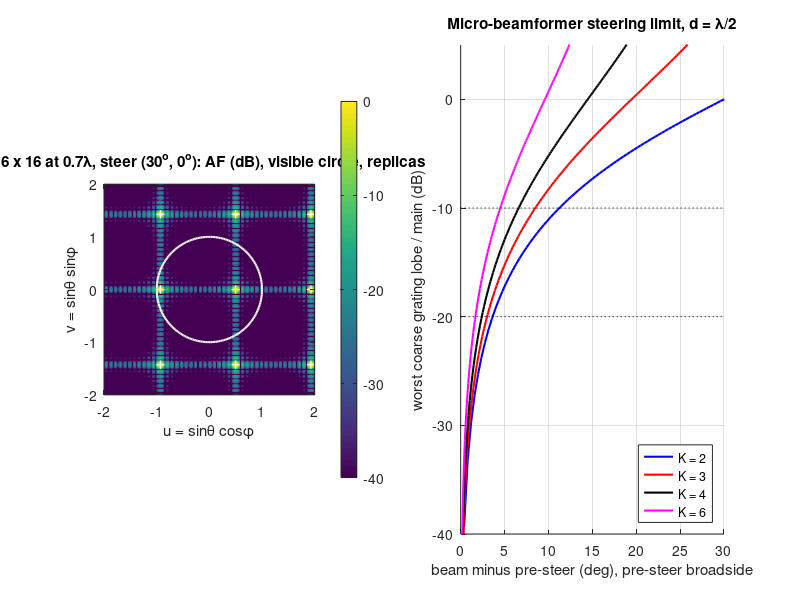

Here is the MATLAB script that generated this plot:
%% m19_matrix_gratinglobe_uv.m  --  2D grating lobes in (u, v) and the micro-beamformer steering limit
% Purpose : (1) 2D array factor of an Nx x Ny rectangular grid (pitches dx, dy) steered to (th, phi),
%           in direction-cosine space u = sin(th)cos(phi), v = sin(th)sin(phi). Replicas of the main
%           lobe sit at (u0 + m lambda/dx, v0 + n lambda/dy); only those inside the unit circle are
%           real grating lobes. Prints the visible replicas, their level with and without a soft-baffle
%           element factor, and the peak level outside the main lobe for five cases.
%           (2) Largest pitch with no grating lobe for steering anywhere in a cone sin(th) <= s:
%           square grid d < lambda/(1+s); hexagonal (triangular) grid, nearest-neighbour spacing
%           d < 2 lambda/(sqrt(3)(1+s)) (equality puts a replica on the edge of the visible circle), 13.4 % fewer elements for the same aperture.
%           (3) Micro-beamformer (K x K subarrays at pitch D = K d): closed-form ratio of the worst
%           coarse grating lobe to the main lobe, rho = sin(a)/sin(pi/K - a), a = pi d delta/lambda,
%           and the steering window around the pre-steer for a lobe limit, checked by a direct sum.
% Change  : the case list in (1), cone angles in (2), K list and lobe limits in (3).
% Expect  : (1) 0.5 lambda, (45,0) deg: no visible replica, peak -13.2 dB (main-lobe sidelobe, grid).
%           1.0 lambda, (20,0): replica at u = -0.658, 0 dB isotropic, -6.3 dB with element factor.
%           0.7 lambda, (30,0): replica at u = -0.929, 0 dB / -11.5 dB; (30,45): replicas at radius
%           1.132, outside, peak -13.2 dB. 0.5 x 0.8 lambda, (30,90): replica at v = -0.75, -5.1 dB.
%           (2) cone 30/45/60/90 deg: square 0.667/0.586/0.536/0.500 lambda, hex 0.770/0.676/0.619/0.577.
%           (3) d = lambda/2, 48 x 48: cables 576/256/144/64 for K = 2/3/4/6; lobe at 10 deg off
%           pre-steer -11.1/-8.3/-5.2/+0.7 dB; -20 dB window +-3.6/3.0/2.4/1.7 deg; -10 dB window
%           +-11.2/8.5/6.6/4.5 deg. K = 3 pre-steered to 30 deg: -20 dB beams from 26.6 to 33.5 deg.
% Base MATLAB only; runs in MATLAB R2019b+ and GNU Octave 8.  Runtime about 2 s.
clear; close all; rng(1);

% Dirichlet kernel (array factor of N points at pitch 1 in units of x = d u / lambda), safe at integers
Dn = @(x, N) (abs(sin(pi*x)) > 1e-9) .* sin(N*pi*x) ./ (N*sin(pi*x) + (abs(sin(pi*x)) <= 1e-9)) ...
           + (abs(sin(pi*x)) <= 1e-9) .* cos(N*pi*x) ./ cos(pi*x);
snc = @(x) (abs(x) > 1e-12) .* sin(pi*x) ./ (pi*x + (abs(x) <= 1e-12)) + (abs(x) <= 1e-12);
% soft-baffle rectangular element of width wx, wy (in lambda): sinc(wx u) sinc(wy v) cos(th)
EF = @(u, v, wx, wy) abs(snc(wx*u) .* snc(wy*v)) .* sqrt(max(0, 1 - u.^2 - v.^2));

%% (1) 2D array factor and grating lobes for five cases
% columns: dx/lambda, dy/lambda, th0 (deg), phi0 (deg)
cases = [0.5 0.5 45 0; 1.0 1.0 20 0; 0.7 0.7 30 0; 0.7 0.7 30 45; 0.5 0.8 30 90];
Nx = 32; Ny = 32; du = 0.0025; g = -1:du:1; [U, V] = meshgrid(g, g); vis = U.^2 + V.^2 <= 1;
fprintf('(1) %d x %d grid, uniform weights, soft-baffle element of width 0.9 pitch\n', Nx, Ny);
for c = 1:size(cases, 1)
  dx = cases(c,1); dy = cases(c,2); th = cases(c,3)*pi/180; ph = cases(c,4)*pi/180;
  u0 = sin(th)*cos(ph); v0 = sin(th)*sin(ph);
  AF = abs(Dn(dx*(U - u0), Nx) .* Dn(dy*(V - v0), Ny));
  E = EF(U, V, 0.9*dx, 0.9*dy); Em = EF(u0, v0, 0.9*dx, 0.9*dy);
  main = abs(U - u0) < 1/(Nx*dx) & abs(V - v0) < 1/(Ny*dy);       % first-null box of the main lobe
  pk_iso = 20*log10(max(AF(vis & ~main)));
  pk_ef = 20*log10(max(AF(vis & ~main) .* E(vis & ~main)) / Em);
  fprintf('  dx = %.2f, dy = %.2f lambda, steer (th, phi) = (%g, %g) deg, (u0, v0) = (%.3f, %.3f)\n', ...
          dx, dy, cases(c,3), cases(c,4), u0, v0);
  nvis = 0;
  for m = -3:3
    for n = -3:3
      if m == 0 && n == 0, continue; end
      ur = u0 + m/dx; vr = v0 + n/dy; r = hypot(ur, vr);
      if r <= 1
        nvis = nvis + 1;
        fprintf('     replica (m,n) = (%2d,%2d) at (u, v) = (%6.3f, %6.3f), |.| = %.3f: 0 dB isotropic, %6.1f dB with element factor\n', ...
                m, n, ur, vr, r, 20*log10(EF(ur, vr, 0.9*dx, 0.9*dy)/Em));
      elseif r <= 1.25
        fprintf('     replica (m,n) = (%2d,%2d) at |.| = %.3f: just outside the visible circle\n', m, n, r);
      end
    end
  end
  if nvis == 0, fprintf('     no replica inside the visible circle\n'); end
  fprintf('     peak outside main lobe: %6.1f dB isotropic, %6.1f dB with element factor\n', pk_iso, pk_ef);
end
% check the closed form against a direct phasor sum at random (u, v) for case 4
dx = 0.7; dy = 0.7; u0 = sin(pi/6)*cos(pi/4); v0 = sin(pi/6)*sin(pi/4);
[ix, iy] = meshgrid(0:Nx-1, 0:Ny-1); ix = ix(:); iy = iy(:);
up = 2*rand(50,1) - 1; vp = 2*rand(50,1) - 1;
Pd = abs(exp(1i*2*pi*(dx*(up - u0)*ix.' + dy*(vp - v0)*iy.')) * ones(Nx*Ny,1)) / (Nx*Ny);
Pc = abs(Dn(dx*(up - u0), Nx) .* Dn(dy*(vp - v0), Ny));
fprintf('  closed form vs direct %d-element sum: max error %.1e\n', Nx*Ny, max(abs(Pd - Pc)));

%% (2) Largest pitch with no grating lobe over a steering cone
fprintf('\n(2) Max pitch for no grating lobe, steering anywhere with th <= th_max\n');
fprintf('   th_max   square d/lambda   hex d/lambda (nearest neighbour)\n');
for tm = [30 45 60 90]
  s = sin(tm*pi/180);
  fprintf('   %4d     %.3f             %.3f\n', tm, 1/(1+s), 2/(sqrt(3)*(1+s)));
end
% widest cone for a given pitch: sin(th_max) = |g_min| - 1 (|g_min| = lambda/d square, 2 lambda/(sqrt(3) d) hex)
cone = @(gmin) asin(min(1, max(0, gmin - 1)))*180/pi;
fprintf('   d = 0.70 lambda: no-GL cone %.1f deg (square), %.1f deg (hex, same nearest-neighbour spacing)\n', cone(1/0.7), cone(2/(sqrt(3)*0.7)));
dh = 0.6*sqrt(2/sqrt(3));                                 % hex spacing with the element density of a 0.6 lambda square grid
fprintf('   d = 0.60 lambda square: cone %.1f deg; hex at equal density (d = %.3f lambda): cone %.1f deg\n', cone(1/0.6), dh, cone(2/(sqrt(3)*dh)));
% reciprocal lattice of the triangular grid, a1 = d(1,0), a2 = d(1/2, sqrt(3)/2), d = 1 lambda
a1 = [1 0]; a2 = [0.5 sqrt(3)/2]; B = inv([a1; a2]).';          % rows b1, b2 with a_i . b_j = delta_ij
best = inf; for m = -2:2, for n = -2:2, if m || n, best = min(best, norm(m*B(1,:) + n*B(2,:))); end, end, end
hx = [a1; a2]; pts = []; for i = -6:6, for j = -6:6, pts = [pts; i*a1 + j*a2]; end, end %#ok<AGROW>
AFhex = abs(sum(exp(1i*2*pi*(pts*B(1,:).')))) / size(pts,1);
fprintf('   triangular grid: nearest replica at %.4f lambda/d (2/sqrt(3) = %.4f); |AF| there = %.3f\n', best, 2/sqrt(3), AFhex);
fprintf('   element density hex/square at equal no-GL cone: %.3f (%.1f %% fewer)\n', sqrt(3)/2, 100*(1 - sqrt(3)/2));

%% (3) Micro-beamformer: worst coarse grating lobe vs pre-steer error, and the steering window
dl = 0.5; N = 48;                                       % element pitch d/lambda, elements per axis
rho = @(dlt, K) sin(pi*dl*dlt) ./ sin(pi/K - pi*dl*dlt); % lobe/main, delta in u units (0 <= delta < 1/(K dl))
win = @(r, K) atan(r*sin(pi/K) ./ (1 + r*cos(pi/K))) / (pi*dl);   % delta_max in u for a lobe ratio r
fprintf('\n(3) Micro-beamforming, d = lambda/2, %d x %d matrix, pre-steer broadside\n', N, N);
fprintf('   K   cables   D/lambda  coarse GL spacing   lobe at 10 deg   window -10 dB   window -20 dB\n');
u = linspace(-1, 1, 8001); Kl = [2 3 4 6];
for K = Kl
  dlt = sin(10*pi/180);
  w10 = asin(win(10^(-10/20), K))*180/pi; w20 = asin(win(10^(-20/20), K))*180/pi;
  fprintf('   %d   %4d     %.1f       %.3f             %6.1f dB        +-%.1f deg       +-%.1f deg\n', ...
          K, (N/K)^2, K*dl, 1/(K*dl), 20*log10(rho(dlt, K)), w10, w20);
end
% direct-sum check (1D cut): K = 3, pre-steer 0, beam 10 deg
K = 3; n = 0:N-1; xi = mod(n, K) - (K-1)/2; Xk = (floor(n/K) + 0.5)*K - N/2;
us = sin(10*pi/180); w = exp(-1i*2*pi*dl*Xk*us);              % fine delays: pre-steer 0 (none)
P = abs(exp(1i*2*pi*dl*u(:)*(Xk + xi)) * w(:)).'; P = P/max(P);
gl = max(P(abs(u - (us - 1/(K*dl))) < 0.05));
fprintf('   direct sum, K = 3, beam 10 deg: lobe at u = %.3f is %.2f dB (closed form %.2f dB)\n', ...
        us - 1/(K*dl), 20*log10(gl), 20*log10(rho(us, K)));
% pre-steer at 30 deg: the window is symmetric in u, not in angle
K = 3; u0 = 0.5; dm = win(0.1, K);
fprintf('   K = 3, pre-steer 30 deg, -20 dB: beams from %.1f to %.1f deg (u %.3f to %.3f)\n', ...
        asin(u0 - dm)*180/pi, asin(u0 + dm)*180/pi, u0 - dm, u0 + dm);
% 2D: steering off in both axes; the diagonal coarse replica scales as rho_x * rho_y
dlt = sin(5*pi/180);
fprintf('   2D, K = 3, delta = 5 deg in u and in v: axis lobes %.1f dB, diagonal lobe %.1f dB\n', ...
        20*log10(rho(dlt, 3)), 40*log10(rho(dlt, 3)));
% number of pre-steer zones to cover a +-45 deg sector at -20 dB (zones tile u uniformly)
for K = [2 3 4]
  fprintf('   K = %d: %d pre-steer zones per axis cover u in [-0.707, 0.707] at -20 dB\n', K, ceil(2*0.7071/(2*win(0.1, K))));
end

%% Figures
figure('Position', [50 50 1000 420]);
subplot(1, 2, 1);
gg = -2:0.01:2; [UU, VV] = meshgrid(gg, gg); dx = 0.7; dy = 0.7; u0 = 0.5; v0 = 0;
A = abs(Dn(dx*(UU - u0), 16) .* Dn(dy*(VV - v0), 16));
imagesc(gg, gg, max(-40, 20*log10(A + 1e-12))); axis image; set(gca, 'YDir', 'normal'); colorbar; hold on;
t = linspace(0, 2*pi, 200); plot(cos(t), sin(t), 'w-', 'LineWidth', 1.5);
[mm, nn] = meshgrid(-3:3, -3:3); plot(u0 + mm(:)/dx, v0 + nn(:)/dy, 'w+');
xlim([-2 2]); ylim([-2 2]); xlabel('u = sin\theta cos\phi'); ylabel('v = sin\theta sin\phi');
title('16 x 16 at 0.7\lambda, steer (30^o, 0^o): AF (dB), visible circle, replicas');
subplot(1, 2, 2);
cols = 'brkm'; hold on; hl = zeros(1, numel(Kl));
for i = 1:numel(Kl)
  K = Kl(i); th = linspace(0, asin(min(0.999, 0.98/(K*dl)))*180/pi, 200);
  hl(i) = plot(th, 20*log10(rho(sin(th*pi/180), K)), cols(i), 'LineWidth', 1.5);
end
plot([0 30], [-20 -20], 'k:'); plot([0 30], [-10 -10], 'k:');
xlim([0 30]); ylim([-40 5]); grid on; xlabel('beam minus pre-steer (deg), pre-steer broadside');
ylabel('worst coarse grating lobe / main (dB)'); legend(hl, 'K = 2', 'K = 3', 'K = 4', 'K = 6', 'Location', 'southeast');
title('Micro-beamformer steering limit, d = \lambda/2');
